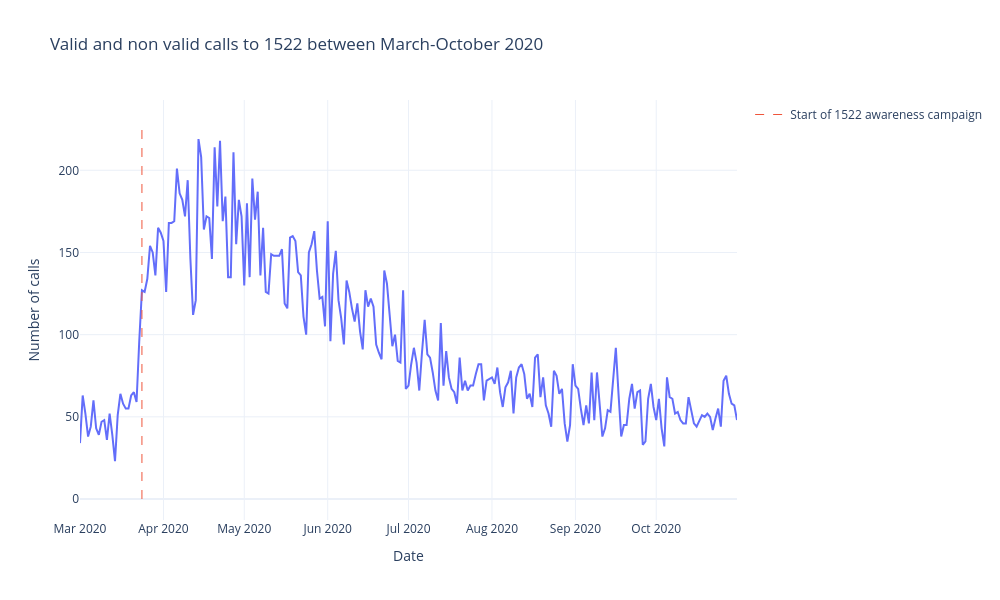

The cell this chart's notebook holds for it:
### Markdown cell above
### Add trace: time stamp line
I want to add a line marking the day the 1522 awareness campaign was <a href="https://www.1522.eu/libera-puoi-la-nuova-campagna-per-le-donne-vittime-di-violenza/">launched</a> by the Equal Opportunities Department of the Italian government. It seems that this date corresponds with a rise in calls. I am aware that calls started rising in the previous few days as well, but I still think it can be relevant.

The only way I managed to do this is by adding another trace, and I had to add a value to the y axis even though
it makes no sense. So I edited the 'hovertemplate' in order to only show the value of the x axis (24 March, the date I'm interested in). I also made the line dashed so that both traces were well visible.

### Code cell
lockdownincrease_linechart.add_trace(go.Scatter(x=['2020-03-24 00:00:00', '2020-03-24 00:00:00'], y=[0,230], 
                                                                             mode="lines", line={'dash': 'dash', 'width':1}, 
                                                                             name="Start of 1522 awareness campaign", 
                                                                             hovertemplate = '<br> %{x}<br>', showlegend = True))

### Figure 1 — Plotly figure (JSON) as saved in the notebook; plotly's stock layout.template omitted (floating-point values rounded to 4 significant figures; data arrays with more than 128 entries replaced by an {"elided": "..."} marker saying what was removed)
{"data": [{"hovertemplate": "Date=%{x}<br>Number of calls=%{y}<extra></extra>", "legendgroup": "", "line": {"color": "#636efa", "dash": "solid"}, "marker": {"symbol": "circle"}, "mode": "lines", "name": "", "orientation": "v", "showlegend": false, "type": "scatter", "x": {"elided": "245 str values"}, "xaxis": "x", "y": {"elided": "245 float values"}, "yaxis": "y"}, {"hovertemplate": "<br> %{x}<br>", "line": {"dash": "dash", "width": 1}, "mode": "lines", "name": "Start of 1522 awareness campaign", "showlegend": true, "type": "scatter", "x": ["2020-03-24 00:00:00", "2020-03-24 00:00:00"], "y": [0, 230]}], "layout": {"height": 600, "legend": {"tracegroupgap": 0}, "title": {"text": "Valid and non valid calls to 1522 between March-October 2020"}, "width": 1000, "xaxis": {"anchor": "y", "domain": [0, 1], "title": {"text": "Date"}}, "yaxis": {"anchor": "x", "domain": [0, 1], "title": {"text": "Number of calls"}}}}
